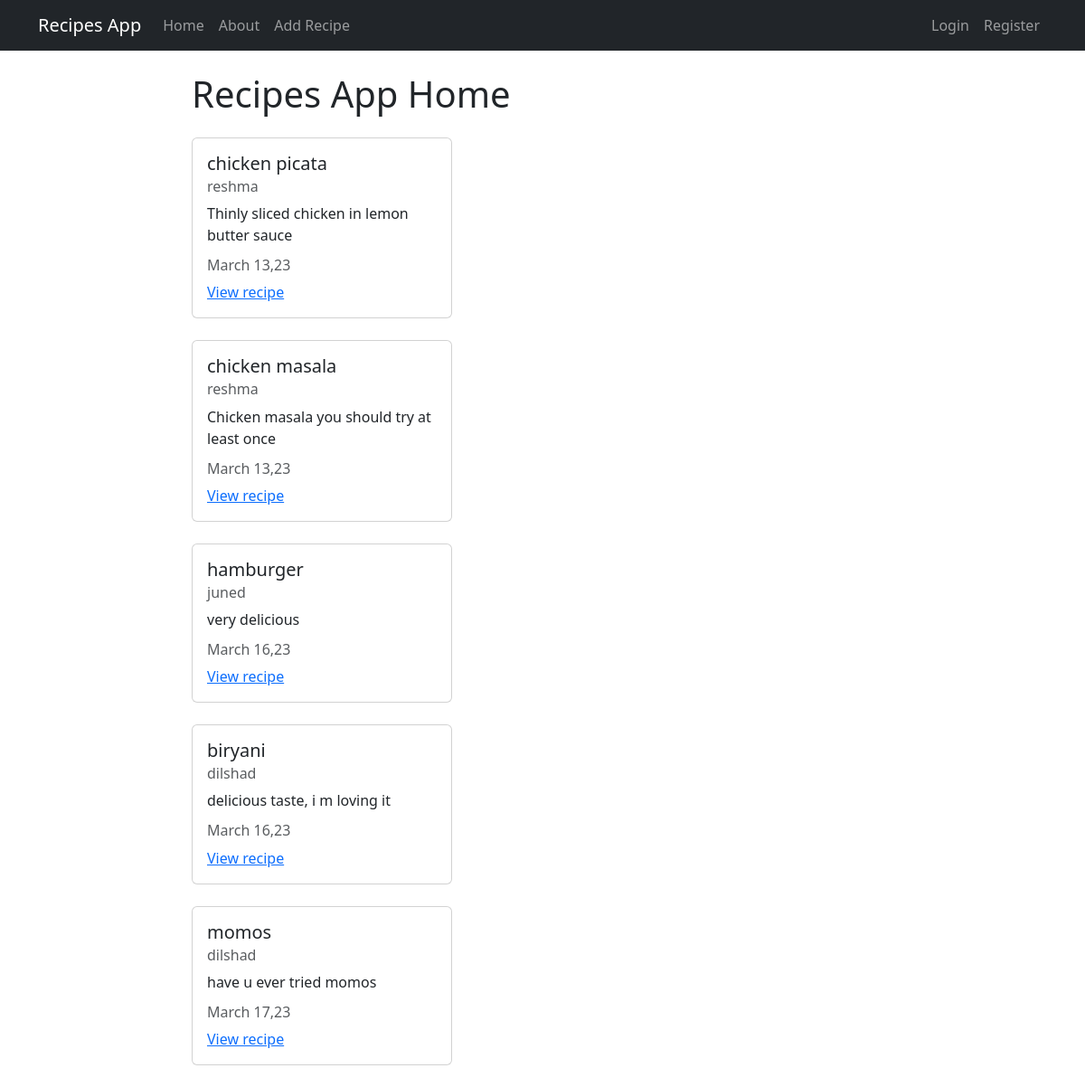
The page /recipess/ on the database its author committed.
### recipess/models.py (models this page shows, shortened)
class Recipe(models.Model):
	title=models.CharField(max_length=50)
	description=models.TextField()
	author=models.ForeignKey(User,on_delete=models.CASCADE)
	created_at=models.DateTimeField(auto_now_add=True)
	updated_at=models.DateTimeField(auto_now=True)

### recipess/views.py (the view)
# urls.py: path('',views.RecipeListView.as_view(),name='recipess-home'),
class RecipeListView(ListView):
	model=models.Recipe
	template_name='recipess/home.html'
	context_object_name='recipes'

### recipess/templates/recipess/home.html
{% extends 'recipess/base.html' %}
{% block content %}
<h1>Recipes App Home</h1>
{% for recipe in recipes %}
<div class="card my-4" style="width: 18rem;">
  <div class="card-body">
    <h5 class="card-title">{{recipe.title}}</h5>
    <h6 class="card-subtitle mb-2 text-muted">{{recipe.author}}</h6>
    <p class="card-text">{{recipe.description}}</p>
    <h6 class="card-subtitle mb-2 text-muted">{{recipe.updated_at|date:"F d,y"}}</h6>
    <a href="{% url 'recipess-detail' recipe.pk %}" class="card-link"> View recipe </a>
  </div>
</div>
{% endfor %}
{% endblock content %}

### recipess/templates/recipess/base.html (shortened to what this page needs)
<!DOCTYPE html>
<html>
<head>
<link href="https://cdn.jsdelivr.net/npm/bootstrap@5.3.0-alpha1/dist/css/bootstrap.min.css" rel="stylesheet">
</head>
<body>
	<nav class="navbar navbar-expand-lg navbar-dark bg-dark">
  <div class="container">
    <a class="navbar-brand" href="{% url 'recipess-home' %}">Recipes App</a>
    <div class="collapse navbar-collapse" id="navbarNav">
      <ul class="navbar-nav">
        <li class="nav-item">
          <a class="nav-link" aria-current="page" href="{% url 'recipess-home' %}">Home</a>
        </li>
        <li class="nav-item">
          <a class="nav-link" href="{% url 'recipess-about' %}">About</a>
        </li>
        <li class="nav-item">
          <a class="nav-link" href="{% url 'recipess-create' %}">Add Recipe</a>
        </li>
      </ul>
    </div>
    <div class="navbar-nav">
    	{% if user.is_authenticated %}
    	<a class="nav-item nav-link" href="{% url 'user-profile' %}">My profile</a>
    	<a class="nav-item nav-link" href="{% url 'user-logout' %}">Logout</a>
    	{% else %}
    	<a class="nav-item nav-link" href="{% url 'user-login' %}">Login</a>
    	<a class="nav-item nav-link" href="{% url 'user-register' %}">Register</a>
    	{% endif %}
    </div>
  </div>
</nav>
<div class="container mt-4 col-8">
{% block content %}
{% endblock content %}
</div>
</body>
</html>

### rows shown on the page
Recipe: title "chicken picata", author "reshma", description "Thinly sliced chicken in lemon butter sauce", updated_at "March 13,23"
Recipe: title "chicken masala", author "reshma", description "Chicken masala you should try at least once", updated_at "March 13,23"
Recipe: title "hamburger", author "juned", description "very delicious", updated_at "March 16,23"
Recipe: title "biryani", author "dilshad", description "delicious taste, i m loving it", updated_at "March 16,23"
Recipe: title "momos", author "dilshad", description "have u ever tried momos", updated_at "March 17,23"
